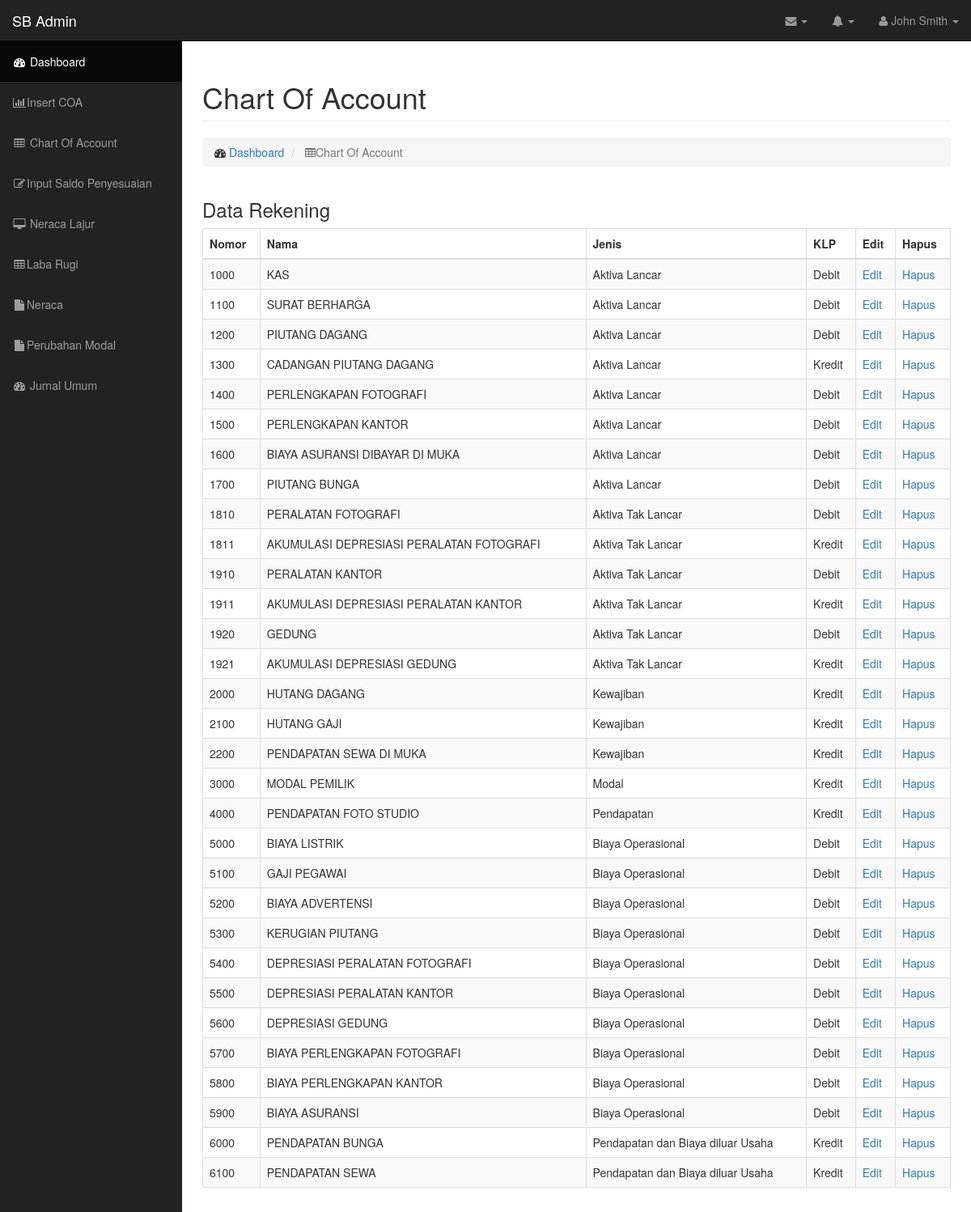
The app's page /rekening.php with its own data.
### tables this page shows
CREATE TABLE IF NOT EXISTS `rekening` (
  `nomor` int(6) NOT NULL,
  `nama` varchar(50) NOT NULL,
  `jenis` varchar(50) NOT NULL,
  `klp` varchar(10) NOT NULL,
  `saldo_d` int(11) NOT NULL,
  `saldo_k` int(11) NOT NULL,
  `d_penyesuaian` int(11) NOT NULL,
  `k_penyesuaian` int(11) NOT NULL,
  `NS_disesuaikan_D` int(11) NOT NULL,
  `NS_disesuaikan_K` int(11) NOT NULL
);

### rekening.php (the view, shortened to what this page needs)
<?php
	include("header.php");
	include("nav.php");
?>
 <div id="page-wrapper">
            <div class="container-fluid">
                <div class="row">
                    <div class="col-lg-12">
                        <h1 class="page-header">
                            Chart Of Account
                        </h1>
                        <ol class="breadcrumb">
                            <li>
                                <i class="fa fa-dashboard"></i>  <a href="index.php">Dashboard</a>
                            </li>
                            <li class="active">
                                <i class="fa fa-table"></i>Chart Of Account
                            </li>
                        </ol>
                    </div>
                </div>
<section class="content">
                    <div class="row">
                        <div class="col-xs-12">
                            <div class="box">
                                <div class="box-header">
                                    <h3 class="box-title">Data Rekening</h3>
                                </div>
                                <div class="box-body table-responsive">
                                    <table id="example1" class="table table-bordered table-striped">
                                        <thead>
                                            <tr>
                                                <th>Nomor</th>
                                                <th>Nama</th>
                                                <th>Jenis</th>
												<th>KLP</th>
                                                <th>Edit</th>
                                                <th>Hapus</th>
                                            </tr>
                                        </thead>
                                        <tbody>
                                            <?php
											$sql = mysql_query("SELECT * FROM rekening");
											while ($row = mysql_fetch_array($sql))
											{
												echo '<tr>';
												echo '<td>'.$row['nomor'].'</td>';
												echo '<td>'.$row['nama'].'</td>';
												echo '<td>'.$row['jenis'].'</td>';
												echo '<td>'.$row['klp'].'</td>';
												echo '<td><a href="edit.php?page=client&id=' . $row['nomor'] . '">Edit</a></td>';
												echo '<td><a href="hapus.php?page=client&id=' . $row['nomor'] . '">Hapus</a></td>';
												echo '</tr>';
											}
											?>
                                        </tbody>
                                    </table>
                                </div>
                            </div>
                        </div>
                    </div>
                </section>
            </div>
        </div>
    </div>
<?php
include("footer.php");
?>

### css/sb-admin.css (style rules this page uses)
body { margin-top: 100px; background-color: #222; }
@media (min-width:768px) { body { margin-top: 50px; } }
#page-wrapper { width: 100%; padding: 0; background-color: #fff; }
@media (min-width:768px) { #page-wrapper { padding: 10px; } }

### records on screen
rekening: nomor "1000", nama "KAS", jenis "Aktiva Lancar", klp "Debit"
rekening: nomor "1100", nama "SURAT BERHARGA", jenis "Aktiva Lancar", klp "Debit"
rekening: nomor "1200", nama "PIUTANG DAGANG", jenis "Aktiva Lancar", klp "Debit"
rekening: nomor "1300", nama "CADANGAN PIUTANG DAGANG", jenis "Aktiva Lancar", klp "Kredit"
rekening: nomor "1400", nama "PERLENGKAPAN FOTOGRAFI", jenis "Aktiva Lancar", klp "Debit"
rekening: nomor "1500", nama "PERLENGKAPAN KANTOR", jenis "Aktiva Lancar", klp "Debit"
rekening: nomor "1600", nama "BIAYA ASURANSI DIBAYAR DI MUKA", jenis "Aktiva Lancar", klp "Debit"
rekening: nomor "1700", nama "PIUTANG BUNGA", jenis "Aktiva Lancar", klp "Debit"
rekening: nomor "1810", nama "PERALATAN FOTOGRAFI", jenis "Aktiva Tak Lancar", klp "Debit"
rekening: nomor "1811", nama "AKUMULASI DEPRESIASI PERALATAN FOTOGRAFI", jenis "Aktiva Tak Lancar", klp "Kredit"
rekening: nomor "1910", nama "PERALATAN KANTOR", jenis "Aktiva Tak Lancar", klp "Debit"
rekening: nomor "1911", nama "AKUMULASI DEPRESIASI PERALATAN KANTOR", jenis "Aktiva Tak Lancar", klp "Kredit"
rekening: nomor "1920", nama "GEDUNG", jenis "Aktiva Tak Lancar", klp "Debit"
rekening: nomor "1921", nama "AKUMULASI DEPRESIASI GEDUNG", jenis "Aktiva Tak Lancar", klp "Kredit"
rekening: nomor "2000", nama "HUTANG DAGANG", jenis "Kewajiban", klp "Kredit"
rekening: nomor "2100", nama "HUTANG GAJI", jenis "Kewajiban", klp "Kredit"
rekening: nomor "2200", nama "PENDAPATAN SEWA DI MUKA", jenis "Kewajiban", klp "Kredit"
rekening: nomor "3000", nama "MODAL PEMILIK", jenis "Modal", klp "Kredit"
rekening: nomor "4000", nama "PENDAPATAN FOTO STUDIO", jenis "Pendapatan", klp "Kredit"
rekening: nomor "5000", nama "BIAYA LISTRIK", jenis "Biaya Operasional", klp "Debit"
rekening: nomor "5100", nama "GAJI PEGAWAI", jenis "Biaya Operasional", klp "Debit"
rekening: nomor "5200", nama "BIAYA ADVERTENSI", jenis "Biaya Operasional", klp "Debit"
rekening: nomor "5300", nama "KERUGIAN PIUTANG", jenis "Biaya Operasional", klp "Debit"
rekening: nomor "5400", nama "DEPRESIASI PERALATAN FOTOGRAFI", jenis "Biaya Operasional", klp "Debit"
rekening: nomor "5500", nama "DEPRESIASI PERALATAN KANTOR", jenis "Biaya Operasional", klp "Debit"
rekening: nomor "5600", nama "DEPRESIASI GEDUNG", jenis "Biaya Operasional", klp "Debit"
rekening: nomor "5700", nama "BIAYA PERLENGKAPAN FOTOGRAFI", jenis "Biaya Operasional", klp "Debit"
rekening: nomor "5800", nama "BIAYA PERLENGKAPAN KANTOR", jenis "Biaya Operasional", klp "Debit"
rekening: nomor "5900", nama "BIAYA ASURANSI", jenis "Biaya Operasional", klp "Debit"
rekening: nomor "6000", nama "PENDAPATAN BUNGA", jenis "Pendapatan dan Biaya diluar Usaha", klp "Kredit"
rekening: nomor "6100", nama "PENDAPATAN SEWA", jenis "Pendapatan dan Biaya diluar Usaha", klp "Kredit"
